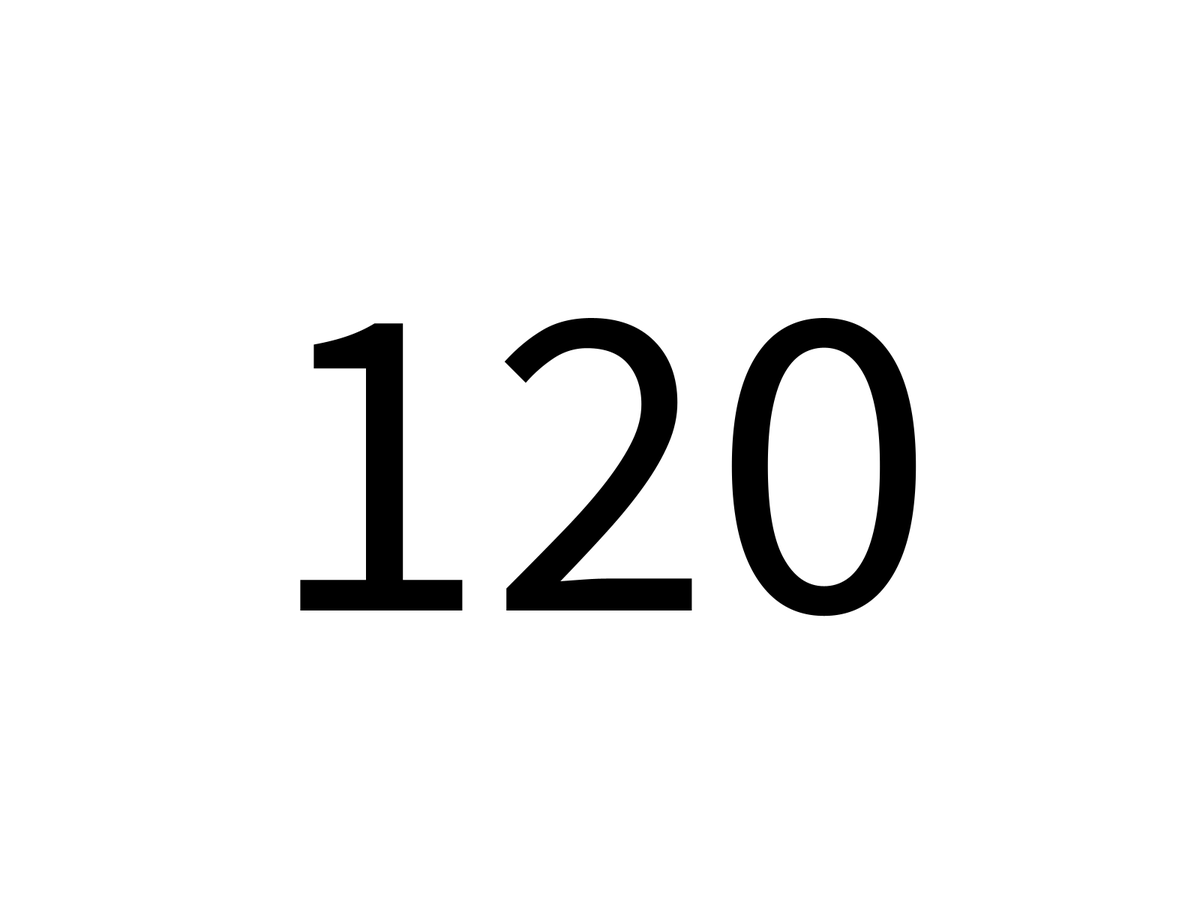
Frame 1 (no input)
Frame 60 (the mouse pressed at the canvas centre just before this capture): identical to frame 1, image omitted
Frame 120 (the mouse held since frame 60 and released just before this capture): identical to frame 1, image omitted

The Processing sketch that drew this single still picture (run headless with seeded random() and noise(); from frame 60 on, the mouse is pressed at the canvas centre):

// Processing sketch: SIMPLE_FACTORIAL
// ── SIMPLE_FACTORIAL.pde
void setup() {
  fullScreen();
}

void draw() {
  background(255);
  textAlign(CENTER, CENTER);
  textSize(height/2);
  fill(0);
  text(factorial(5), width/2, height/2);
}

int factorial(int n) {
  int total = 0;
  if (n > 1) {
    total += n * factorial(n-1);
  } else if (n == 1) {
    return 1;
  }
  return total;
}
